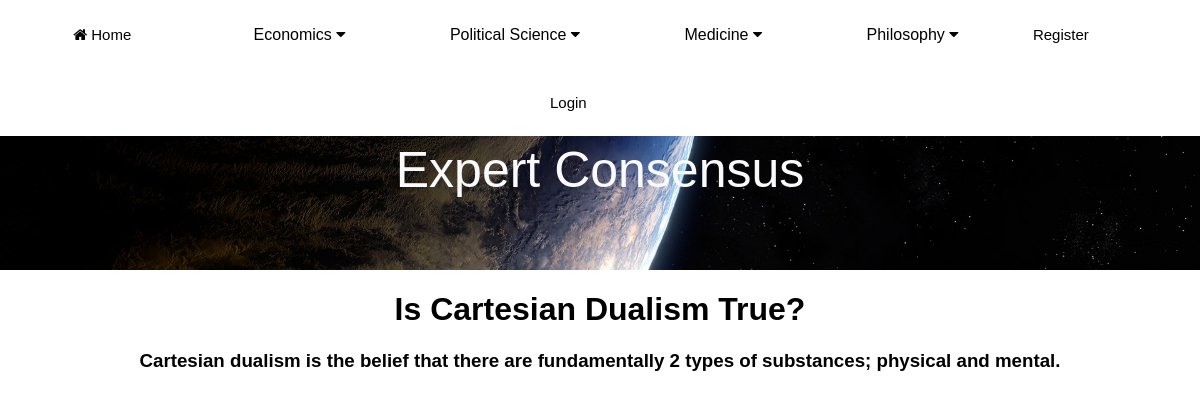
The app's page /MainApp/debate/1/, older data.
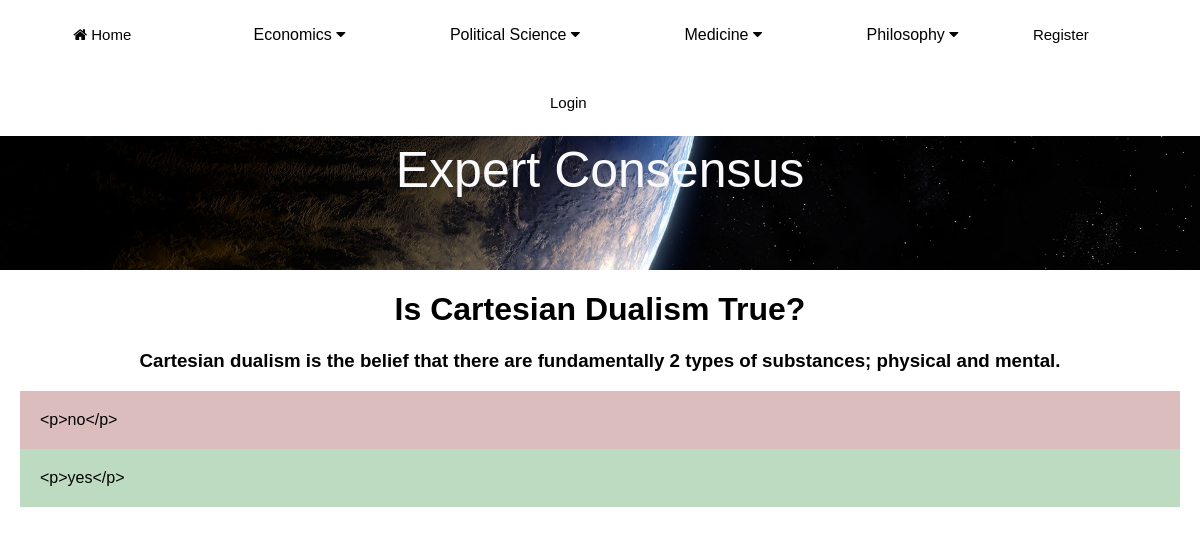
The same page, newer data.
### MainApp/models.py (models this page shows, shortened)
class Debate(models.Model):
    category = models.ForeignKey(Category, on_delete=models.CASCADE, related_name="debates")
    title = models.CharField(max_length=255)
    description = models.TextField()
    created = models.DateTimeField(auto_now_add=True)
    class Meta:
        ordering = ['created']
        indexes = [models.Index(fields=['created']),]

class Comment(models.Model):
    debate = models.ForeignKey(Debate, on_delete=models.CASCADE, related_name="comments")
    created = models.DateTimeField(auto_now_add=True)
    updated = models.DateTimeField(auto_now=True)
    commenter_name = models.ForeignKey(User, on_delete=models.CASCADE)
    body = RichTextField(blank=True, null=True)
    class Meta:
        ordering = ['created']
        indexes = [models.Index(fields=['created']),]

### MainApp/views.py (the view)
# urls.py: path('debate/<int:pk>/', debate_detail.as_view(), name='debate-details'),
class debate_detail(DetailView):
    model = Debate
    template_name = 'MainApp/debate/debate_detail.html'

### MainApp/templates/MainApp/debate/debate_detail.html (shortened to what this page needs)
{% extends "MainApp/base.html" %}
{% block content %}
<h1>{{debate.title}}</h1>
<h3>{{ debate.description }}</h3>
{% for comment in debate.comments.all %}
<div style="background-color:{% cycle '#dbbdbd' '#bddbc1' %}" id="comments">
{{ comment.body }}
</div>
{% endfor %}
{% endblock %}

### MainApp/templates/MainApp/base.html (shortened to what this page needs)
{% load static %}
<link rel="stylesheet" type="text/css" href="{% static 'style.css' %}">
<!doctype html>
<html lang="en">
  <head>
    <link rel="stylesheet" type="text/css" href="C:\Users\Ricky\Desktop\ExpertOpinion\ExpertOpinion\MainApp\static\style.css">
    <link rel="stylesheet" href="https://cdnjs.cloudflare.com/ajax/libs/font-awesome/4.7.0/css/font-awesome.min.css">
  </head>
    <body>
      <div class="navbar">
       <ul>
          <li>
              <button id="btn">
                  <a href="{% url 'MainApp:home' %}"><i class="fa fa-home"></i> Home</a>
              </button>
          </li>
          <li>
             <div class="dropdown">
               <button class="dropbtn">Economics <i class="fa fa-caret-down"></i></button>
             </div>
          </li>
          <li>
             <div class="dropdown">
               <button class="dropbtn">Political Science <i class="fa fa-caret-down"></i></button>
             </div>
          </li>
          <li>
             <div class="dropdown">
               <button class="dropbtn">Medicine <i class="fa fa-caret-down"></i></button>
             </div>
          </li>
          <li>
             <div class="dropdown">
               <button class="dropbtn">Philosophy <i class="fa fa-caret-down"></i></button>
             </div>
          </li>
           {% if user.is_authenticated %}
           <li>
             <div class="dropdown">
               <button class="dropbtn">Account <i class="fa fa-caret-down"></i></button>
               <div class="dropdown-content">
                   {% if user.profile.id %}
                    <a href="{% url 'edit_profile' %}">Edit Settings</a>
                    <a href="{% url 'profile_page' user.profile.id %}">Profile</a>
                    <a href="{% url 'edit_profile_page' user.profile.id %}">edit profile</a>
                   {% else %}
                    <a href="{% url 'create_profile_page' %}">Create Profile</a>
                   {% endif %}
                <a href="{% url 'logout' %}">Logout</a>
                <a href="{% url 'MainApp:add_post' %}">Write Blog</a>
               </div>
             </div>
          </li>
           {% else %}
           <li>
             <div>
                 <a class="nav-link" href="{% url 'register' %}">Register</a>
             </div>
          </li>
           <li>
             <div>
                 <a class="nav-link" href="{% url 'login' %}">Login</a>
             </div>
          </li>
           {% endif %}
       </ul>
    </div>
    <div class="container">
       <img src="{% static 'EXPOPN.PNG' %}" alt="banner">
       <div class="centered">Expert Consensus</div>
    </div>
    {% block content %}
    {% endblock %}
  </body>
</html>

### MainApp/static/style.css (style rules this page uses)
body { margin: 0; padding: 0; background: white; font-family: arial; }
.navbar { position:fixed; top: 0; width: 100%; z-index: 999; }
#comments { text-align: left; margin-left: 20px; margin-right: 20px; padding:20px; }
#btn { background-color: white; border: none; }
.navbar ul { list-style: none; background-color: white; padding: 0; margin: 0; text-align: center; }
.navbar li { display: inline-block; }
h1 { color: black; text-align: center; }
h3 { color: black; text-align: center; }
ul { background: black; text-align: center; padding: 5px; }
.navbar a { text-decoration: none; color: black; width: 100px; display: block; padding: 25px 20px; font-size: 15px; text-align: left; }
.dropbtn { background-color: white; color: black; padding: 25px 50px; font-size: 16px; transition: .5s; border: none; }
.dropdown { position: relative; display: inline-block; }
img { width: 100%; height: 200px; object-fit: cover; }
.container { min-height: 10vh; position:relative; display: flex; flex-direction: column; flex: 1; text-align:center; margin-top: 70px; color:#fafafc; }
.centered { position:absolute; top:50%; left:50%; transform:translate(-50%, -50%); font-size: 50; }

Row changes from the older to the newer data that the page shows:
added Comment: body "<p>no</p>"
added Comment: body "<p>yes</p>"
